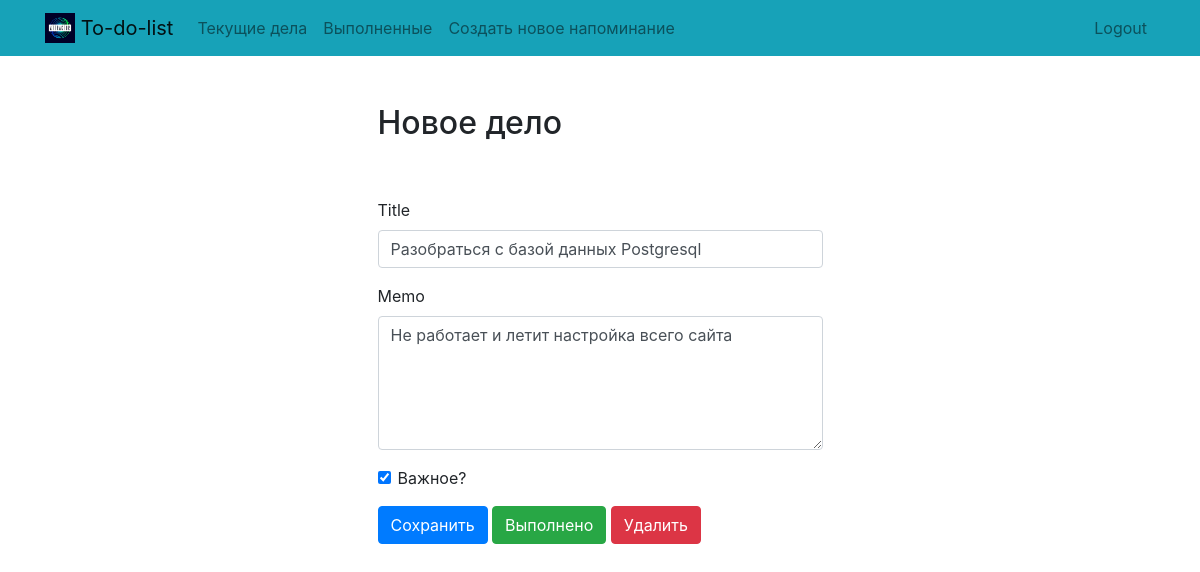
The page /todo/4 (signed in) on the database its author committed.
### todo/models.py (models this page shows, shortened)
class Todolist(models.Model):
    title = models.CharField(max_length=100)
    memo = models.TextField(blank=True)
    date_created = models.DateTimeField(auto_now_add=True)
    date_completed = models.DateTimeField(null=True, blank=True)
    important = models.BooleanField(default=False)
    user = models.ForeignKey(User, on_delete=models.CASCADE)

### todo/views.py (the view, shortened to what this page needs)
# urls.py: path('todo/<int:todo_pk>', views.viewtodo, name='viewtodo'),
@login_required()
def viewtodo(request, todo_pk):
    todo = get_object_or_404(Todolist, pk=todo_pk, user=request.user)
    if request.method == 'GET':
        form = TodoForm(instance=todo)
        return render(request, 'todo/viewtodo.html', {'todo': todo, 'form': form})

### todo/forms.py
class TodoForm(ModelForm):
    class Meta:
        model = Todolist
        fields = ['title', 'memo', 'important']

### templates/todo/viewtodo.html (shortened to what this page needs)
{% extends "todo/base.html" %}
{% block content %}
    <div class="row justify-content-center mt-5">
        <div class="col-md-5">
            <h2>Новое дело</h2>
        </div>
    </div>
    <div class="row justify-content-center mt-5">
        <div class="col-md-5">
            <form method="POST">
                <div class="form-group">
                    <label for="title">Title</label>
                    <input type="text" name="title" class="form-control" id="title" value="{{ todo.title }}" required>
                </div>
                <div class="form-group">
                    <label for="memo">Memo</label>
                    <textarea name="memo" rows="5" class="form-control" id="memo" >{{ todo.memo }}</textarea>
                </div>
                <div class="form-group form-check">
                    <input type="checkbox" name="important" class="form-check-input" id="important" {% if todo.important %}checked{% endif %}>
                    <label class="form-check-label" for="important">Важное?</label>
                </div>
                <button type="submit" class="btn btn-primary">Сохранить</button>
                <button type="button" class="btn btn-success" onclick="$('#complete').click()">Выполнено</button>
                <button type="button" class="btn btn-danger" onclick="$('#delete').click()">Удалить</button>
            </form>
        </div>
    </div>
{% endblock %}

### rows shown on the page
Todolist: title "Разобраться с базой данных Postgresql", memo "Не работает и летит настройка всего сайта", important "☑"
